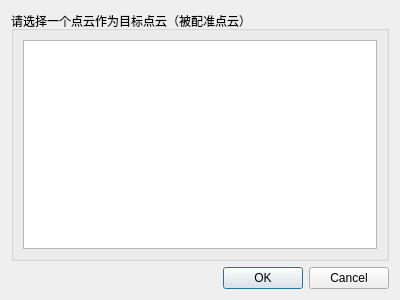
<?xml version="1.0" encoding="UTF-8"?>
<ui version="4.0">
 <class>Dialog_AlignPPP</class>
 <widget class="QDialog" name="Dialog_AlignPPP">
  <property name="geometry">
   <rect>
    <x>0</x>
    <y>0</y>
    <width>400</width>
    <height>300</height>
   </rect>
  </property>
  <property name="windowTitle">
   <string>Dialog</string>
  </property>
  <layout class="QVBoxLayout" name="verticalLayout">
   <item>
    <widget class="QGroupBox" name="groupBox">
     <property name="title">
      <string>请选择一个点云作为目标点云（被配准点云）</string>
     </property>
     <layout class="QGridLayout" name="gridLayout">
      <item row="1" column="0">
       <widget class="QListView" name="listView"/>
      </item>
     </layout>
    </widget>
   </item>
   <item>
    <widget class="QDialogButtonBox" name="buttonBox">
     <property name="orientation">
      <enum>Qt::Horizontal</enum>
     </property>
     <property name="standardButtons">
      <set>QDialogButtonBox::Cancel|QDialogButtonBox::Ok</set>
     </property>
    </widget>
   </item>
  </layout>
 </widget>
 <resources/>
 <connections>
  <connection>
   <sender>buttonBox</sender>
   <signal>accepted()</signal>
   <receiver>Dialog_AlignPPP</receiver>
   <slot>accept()</slot>
   <hints>
    <hint type="sourcelabel">
     <x>248</x>
     <y>254</y>
    </hint>
    <hint type="destinationlabel">
     <x>157</x>
     <y>274</y>
    </hint>
   </hints>
  </connection>
  <connection>
   <sender>buttonBox</sender>
   <signal>rejected()</signal>
   <receiver>Dialog_AlignPPP</receiver>
   <slot>reject()</slot>
   <hints>
    <hint type="sourcelabel">
     <x>316</x>
     <y>260</y>
    </hint>
    <hint type="destinationlabel">
     <x>286</x>
     <y>274</y>
    </hint>
   </hints>
  </connection>
 </connections>
</ui>
